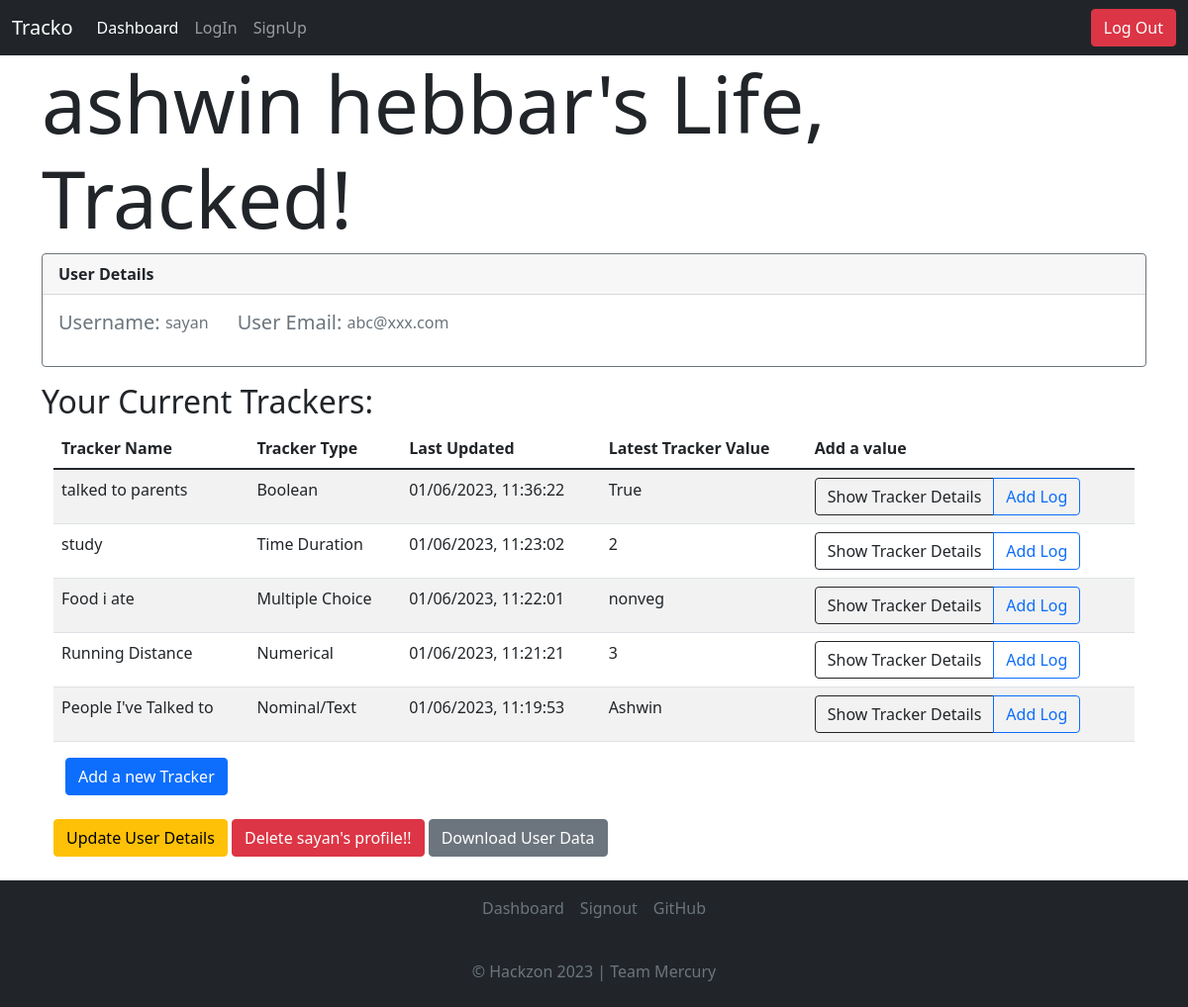
Screenshot of /dashboard (signed in) with the database file from the repository.
### application/models.py (models this page shows)
class User(UserMixin, db.Model):
    __tablename__ = 'user'
    id = db.Column(db.Integer, autoincrement=True, primary_key=True)
    fname = db.Column(db.String, nullable=False)
    lname = db.Column(db.String, nullable=False)
    name = db.Column(db.String, unique=True, nullable=False)
    password = db.Column(db.String, nullable=False)
    email = db.Column(db.String)

class Tracker(db.Model):
    __tablename__ = 'tracker'
    id = db.Column(db.Integer, autoincrement=True, primary_key=True)
    userid = db.Column(db.Integer, db.ForeignKey("user.id"))
    name = db.Column(db.String, nullable=False)
    type = db.Column(db.Integer, nullable = False)
    choices = db.Column(db.String)
    details = db.Column(db.String)
    time = db.Column(db.String, nullable=False)

class Logs(db.Model):
    __tablename__ = 'logs'
    id = db.Column(db.Integer, autoincrement=True, primary_key=True)
    userid = db.Column(db.Integer, db.ForeignKey("user.id"))
    tid = db.Column(db.Integer, db.ForeignKey("tracker.id"))
    value = db.Column(db.String, nullable = False)
    data = db.Column(db.String)
    time = db.Column(db.String, nullable=False)

### controllers/userops.py (the view)
@app.route("/dashboard")
@login_required
def details():
    tlist = Tracker.query.filter_by(userid=current_user.id).all()
    all_track = []
    for tracker in tlist:
        current_track = []
        current_track.append(tracker.id)  # 0
        current_track.append(tracker.name)  # 1
        current_track.append(tracker_type(tracker.type))  # 2
        l = Logs.query.filter_by(tid=tracker.id, userid=current_user.id).order_by(
            Logs.time.desc()).first()
        try:
            current_track.append(l.time)  # 3
        except:
            current_track.append("Not Logged")
        try:
            current_track.append(l.value)  # 4
        except:
            current_track.append("Not Logged")
        all_track.append(current_track)
    all_track = sorted(all_track, key=lambda x: x[3], reverse=True)
    return render_template("dashboard.html", userid = current_user.id,  username=current_user.name, all_track=all_track, uname = current_user.fname + " " + current_user.lname, userdet = current_user)

### controllers/miscmethods.py (called while the page is built)
def tracker_type(n):
    n = int(n)
    if(n == 1):
        return "Numerical"
    elif(n == 2):
        return "Multiple Choice"
    elif(n == 3):
        return "Time Duration"
    elif(n == 4):
        return "Boolean"
    elif(n == 5):
        return "Nominal/Text"

### main.py (called while the page is built)
@login_manager.user_loader
def load_user(user_id):
  return User.query.get(int(user_id))

### templates/dashboard.html (shortened to what this page needs)
<!DOCTYPE html>
<html lang="en">
<head>
    <link href="https://cdn.jsdelivr.net/npm/bootstrap@5.1.3/dist/css/bootstrap.min.css" rel="stylesheet"
>
</head>
<body>
    <nav class="navbar navbar-expand-lg navbar-dark bg-dark">
        <div class="container-fluid">
            <a class="navbar-brand" href="/">Tracko</a>
            <div class="collapse navbar-collapse">
                <ul class="navbar-nav me-auto mb-2 mb-lg-0">
                    <li class="nav-item">
                        <a class="nav-link active" aria-current="page" href="/dashboard">Dashboard</a>
                    </li>
                    <li class="nav-item">
                        <a class="nav-link" href="/login">LogIn</a>
                    </li>
                    <li class="nav-item">
                        <a class="nav-link" href="/signup">SignUp</a>
                    </li>
                </ul>
            </div>
            <button type="button" onclick="document.location='/logout'" class="btn btn-danger">Log Out</button>
        </div>
    </nav>
    <div class="container">
        <h1 class="display-1">{{uname}}'s Life, Tracked!</h1>
        <div class="card border-secondary mb-3" style="max-width: 100%;">
            <div class="card-header"><b>User Details</b></div>
            <div class="card-body text-secondary d-flex flex-row">
                <h5 class="card-title">Username:&nbsp;</h5>
                <p class="card-text">{{userdet.name}}</p>&nbsp;&nbsp;&nbsp;&nbsp;&nbsp;&nbsp;&nbsp;
                <h5 class="card-title">User Email:&nbsp;</h5>
                <p class="card-text">{{userdet.email}}</p>
            </div>
        </div>
        <h2>Your Current Trackers:</h2>
        <div class="container">
            <table class="table table-striped">
                <thead>
                    <tr>
                        <th scope="col">Tracker Name</th>
                        <th scope="col">Tracker Type</th>
                        <th scope="col">Last Updated</th>
                        <th scope="col">Latest Tracker Value</th>
                        <th scope="col">Add a value</th>
                    </tr>
                </thead>
                <tbody>
                    {% for tracker in all_track %}
                    <tr v-for="tracker in trackers">
                        <td>{{tracker[1]}}</td>
                        <td>{{tracker[2]}}</td>
                        <td>{{tracker[3]}}</td>
                        <td>{{tracker[4]}}</td>
                        <td>
                            <div class="btn-group" role="group" aria-label="Basic outlined example">
                                <button type="button" onclick="document.location= '/dashboard/{{tracker[0]}}/details'"
                                    class="btn btn-outline-dark">Show Tracker Details</button>
                                <button type="button" onclick="document.location= '/dashboard/{{tracker[0]}}/log'"
                                    class="btn btn-outline-primary">Add Log</button>
                            </div>
                        </td>
                    </tr>
                    {% endfor %}
                </tbody>
            </table>
            <div class="container">
                <button type="button" onclick="document.location='/dashboard/create_tracker'"
                    class="btn btn-primary">Add a new Tracker</button>
            </div>
            <br>
            <button type="button" onclick="document.location='/{{userid}}/edit'" class="btn btn-warning">Update User
                Details</button>
            <button type="button" onclick="document.location='/{{userid}}/delete'" class="btn btn-danger">Delete
                {{username}}'s profile!!</button>
            <button type="button" onclick="document.location='/dashboard/download'" class="btn btn-secondary">Download
                User Data</button><br>
        </div>
    </div>
    <br>
    <div class="navbar navbar-fixed-bottom  bg-dark d-flex flex-column">
        <footer style="bottom: 0; width: 100%;">
            <ul class="nav d-flex justify-content-center pb-3 mb-3 align-items-center justify-content-center">
                <li class="nav-item"></li><a href="/dashboard" class="nav-link px-2 text-muted">Dashboard</a></li>
                <li class="nav-item"><a href="/signout" class="nav-link px-2 text-muted">Signout</a></li>
                <li class="nav-item"><a href="https://github.com/AshwinHebbar314/Tracko"
                        class="nav-link px-2 text-muted">GitHub</a></li>
            </ul>
            <p class="text-center text-muted">&copy; Hackzon 2023 | Team Mercury</p>
        </footer>
    </div>
</body>
</html>

### rows the page displays
User: name "sayan", email "abc@xxx.com"
Tracker: name "talked to parents"
Logs: time "01/06/2023, 11:36:22", value "True"
Tracker: name "study"
Logs: time "01/06/2023, 11:23:02"
Tracker: name "Food i ate"
Logs: time "01/06/2023, 11:22:01", value "nonveg"
Tracker: name "Running Distance"
Logs: time "01/06/2023, 11:21:21"
Tracker: name "People I've Talked to"
Logs: time "01/06/2023, 11:19:53", value "Ashwin"

### other values shown
{{ uname }} "ashwin hebbar"
{{ tracker[2] }} "Boolean" "Time Duration" "Multiple Choice" "Numerical" "Nominal/Text"
{{ tracker[4] }} "2" "3"
